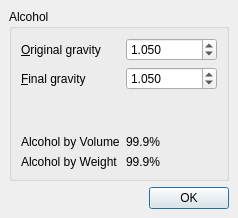
<ui version="4.0" >
 <class>AlcoholTool</class>
 <widget class="QDialog" name="AlcoholTool" >
  <property name="geometry" >
   <rect>
    <x>0</x>
    <y>0</y>
    <width>238</width>
    <height>218</height>
   </rect>
  </property>
  <property name="windowTitle" >
   <string>Alcohol Tool</string>
  </property>
  <layout class="QVBoxLayout" >
   <property name="spacing" >
    <number>6</number>
   </property>
   <property name="leftMargin" >
    <number>9</number>
   </property>
   <property name="topMargin" >
    <number>9</number>
   </property>
   <property name="rightMargin" >
    <number>9</number>
   </property>
   <property name="bottomMargin" >
    <number>9</number>
   </property>
   <item>
    <widget class="QGroupBox" name="alcoholbox" >
     <property name="title" >
      <string>Alcohol</string>
     </property>
     <layout class="QGridLayout" >
      <property name="leftMargin" >
       <number>9</number>
      </property>
      <property name="topMargin" >
       <number>9</number>
      </property>
      <property name="rightMargin" >
       <number>9</number>
      </property>
      <property name="bottomMargin" >
       <number>9</number>
      </property>
      <property name="horizontalSpacing" >
       <number>6</number>
      </property>
      <property name="verticalSpacing" >
       <number>6</number>
      </property>
      <item row="4" column="1" >
       <widget class="QLabel" name="abw" >
        <property name="text" >
         <string>99.9%</string>
        </property>
       </widget>
      </item>
      <item row="3" column="1" >
       <widget class="QLabel" name="abv" >
        <property name="text" >
         <string>99.9%</string>
        </property>
       </widget>
      </item>
      <item row="0" column="1" >
       <widget class="QDoubleSpinBox" name="og" >
        <property name="whatsThis" >
         <string>Enter the measured original gravity of your batch</string>
        </property>
        <property name="accelerated" >
         <bool>true</bool>
        </property>
        <property name="decimals" >
         <number>3</number>
        </property>
        <property name="minimum" >
         <double>0.900000000000000</double>
        </property>
        <property name="maximum" >
         <double>1.400000000000000</double>
        </property>
        <property name="singleStep" >
         <double>0.001000000000000</double>
        </property>
        <property name="value" >
         <double>1.050000000000000</double>
        </property>
       </widget>
      </item>
      <item row="1" column="1" >
       <widget class="QDoubleSpinBox" name="fg" >
        <property name="whatsThis" >
         <string>Enter the measured final gravity of your batch</string>
        </property>
        <property name="accelerated" >
         <bool>true</bool>
        </property>
        <property name="decimals" >
         <number>3</number>
        </property>
        <property name="minimum" >
         <double>0.900000000000000</double>
        </property>
        <property name="maximum" >
         <double>1.400000000000000</double>
        </property>
        <property name="singleStep" >
         <double>0.001000000000000</double>
        </property>
        <property name="value" >
         <double>1.050000000000000</double>
        </property>
       </widget>
      </item>
      <item row="4" column="0" >
       <widget class="QLabel" name="abwlabel" >
        <property name="text" >
         <string>Alcohol by Weight</string>
        </property>
       </widget>
      </item>
      <item row="3" column="0" >
       <widget class="QLabel" name="abvlabel" >
        <property name="text" >
         <string>Alcohol by Volume</string>
        </property>
       </widget>
      </item>
      <item row="2" column="0" >
       <spacer>
        <property name="orientation" >
         <enum>Qt::Vertical</enum>
        </property>
        <property name="sizeHint" >
         <size>
          <width>20</width>
          <height>16</height>
         </size>
        </property>
       </spacer>
      </item>
      <item row="1" column="0" >
       <widget class="QLabel" name="fglabel" >
        <property name="text" >
         <string>&amp;Final gravity</string>
        </property>
        <property name="buddy" >
         <cstring>fg</cstring>
        </property>
       </widget>
      </item>
      <item row="0" column="0" >
       <widget class="QLabel" name="oglabel" >
        <property name="text" >
         <string>&amp;Original gravity</string>
        </property>
        <property name="buddy" >
         <cstring>og</cstring>
        </property>
       </widget>
      </item>
     </layout>
    </widget>
   </item>
   <item>
    <widget class="QDialogButtonBox" name="buttonbox" >
     <property name="orientation" >
      <enum>Qt::Horizontal</enum>
     </property>
     <property name="standardButtons" >
      <set>QDialogButtonBox::Ok</set>
     </property>
    </widget>
   </item>
  </layout>
 </widget>
 <tabstops>
  <tabstop>og</tabstop>
  <tabstop>fg</tabstop>
 </tabstops>
 <resources/>
 <connections>
  <connection>
   <sender>buttonbox</sender>
   <signal>accepted()</signal>
   <receiver>AlcoholTool</receiver>
   <slot>close()</slot>
   <hints>
    <hint type="sourcelabel" >
     <x>118</x>
     <y>195</y>
    </hint>
    <hint type="destinationlabel" >
     <x>118</x>
     <y>108</y>
    </hint>
   </hints>
  </connection>
 </connections>
</ui>
